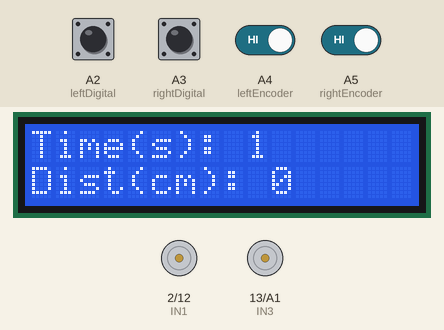
This sketch was run on a simulated Arduino Uno, built with avr-gcc and run on an emulated ATmega328P. Parts: 16×2 character LCD, motor-driver pin pairs drawn as motors (green arrow = first pin HIGH = forward, orange = second pin HIGH = backward, longer = more drive, scaled by the enable pin). Inputs (shaded band) come from the test bench; at power-on: A4 (leftEncoder), A5 (rightEncoder) HIGH, A2 (leftDigital), A3 (rightDigital) LOW.

Above: at 1.2 s.
1.3 s: A2 (leftDigital) pulled HIGH for 0.15 s
At 2.6 s:
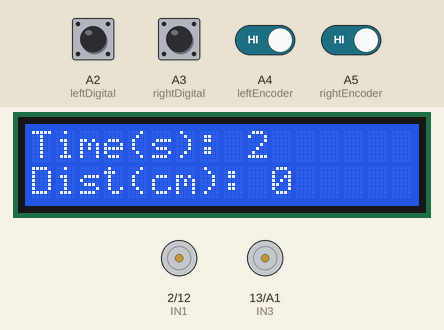
4.4 s: A3 (rightDigital) pulled HIGH for 0.15 s
At 5.8 s:
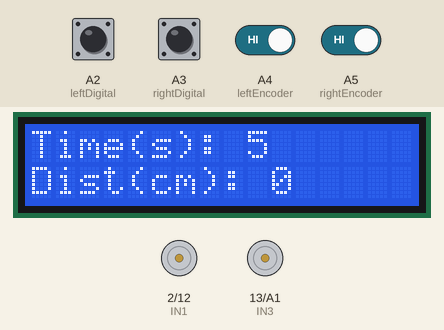
7.5 s: A2 (leftDigital) pulled HIGH for 1 s
At 7.9 s:
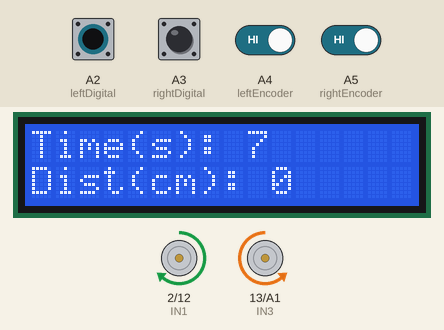
11.5 s: A3 (rightDigital) pulled HIGH for 1 s
At 11.9 s:
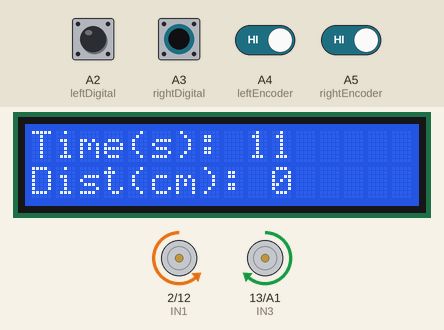
15.5 s: A2 (leftDigital) driven HIGH and A3 (rightDigital) driven HIGH
At 16.8 s:
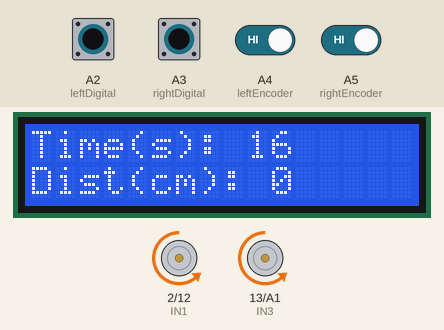
18.5 s: A2 (leftDigital) driven LOW
At 19.8 s:
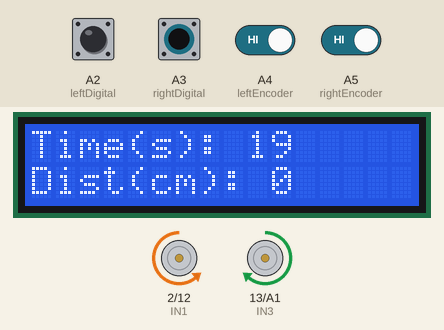
Timing chart, 0 to 21.5 s (numbered marks = the images above; inputs shaded):
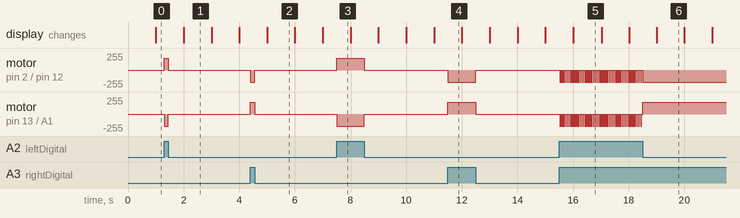

The sketch:

LineFollowingRobot.ino
```cpp
#include <LiquidCrystal.h>

// LCD pins
LiquidCrystal lcd(8, 9, 4, 5, 6, 7);

// Wheel speed constant
double speed = 0.0142857142857;

// Motor pins
int IN1 = 2, IN2 = 12, IN3 = 13, IN4 = A1, ENA = 3, ENB = 11;

// IR line sensors
int leftDigital = A2, rightDigital = A3;

// Encoders
int leftEncoder = A4, rightEncoder = A5;

// Forward pulsing
unsigned long lastPulseTime = 0;
bool motorState = true;
const unsigned long pulseInterval = 25;

float distancePerPulse;

void setup() {
    Serial.begin(9600);
    lcd.begin(16, 2);
    lcd.print("Time(s): ");

    // Arrays for initialization
    int motorPins[] = {IN1, IN2, IN3, IN4, ENA, ENB};
    int irPins[] = {leftDigital, rightDigital};
    int encoderPins[] = {leftEncoder, rightEncoder};

    // Motor pins
    for (int i = 0; i < 6; i++) pinMode(motorPins[i], OUTPUT);

    // IR pins
    for (int i = 0; i < 2; i++) pinMode(irPins[i], INPUT);

    // Encoder pins
    for (int i = 0; i < 2; i++) pinMode(encoderPins[i], INPUT);
}

void loop() {
    unsigned long currentTime = millis();

    lcd.setCursor(9, 0);
    lcd.print(currentTime / 1000);

    int distance = (currentTime * speed) / 1000;
    lcd.setCursor(0, 1);
    lcd.print("Dist(cm): ");
    lcd.setCursor(10, 1);
    lcd.print(distance);

    // Read digital sensors
    int leftDigitalValue = digitalRead(leftDigital);
    int rightDigitalValue = digitalRead(rightDigital);

    int leftEncoderValue = digitalRead(leftEncoder);
    int rightEncoderValue = digitalRead(rightEncoder);


    // Line following logic
    if (leftDigitalValue == 1 && rightDigitalValue == 0) {
        turnRight();
    } else if (leftDigitalValue == 0 && rightDigitalValue == 1) {
        turnLeft();
    } else if (leftDigitalValue == 1 && rightDigitalValue == 1) {
        moveForward(); // pulsed low speed
    } else if (leftDigitalValue == 0 && rightDigitalValue == 0) {
        stop();
    }
}

// Motor functions
void moveForward() {
    unsigned long now = millis();

    // Forward pulsing control
    if (now - lastPulseTime >= pulseInterval) {
        lastPulseTime = now;
        motorState = !motorState;
    }

    if (motorState) {
        analogWrite(ENA, 180);
        analogWrite(ENB, 180);
        digitalWrite(IN1, LOW);
        digitalWrite(IN2, HIGH);
        digitalWrite(IN3, LOW);
        digitalWrite(IN4, HIGH);
    } else {
        analogWrite(ENA, 0);
        analogWrite(ENB, 0);
        digitalWrite(IN1, LOW);
        digitalWrite(IN2, LOW);
        digitalWrite(IN3, LOW);
        digitalWrite(IN4, LOW);
    }
}

void turnLeft() {
    analogWrite(ENA, 180);
    analogWrite(ENB, 180);
    digitalWrite(IN1, LOW);
    digitalWrite(IN2, HIGH);
    digitalWrite(IN3, HIGH);
    digitalWrite(IN4, LOW);
}

void turnRight() {
    analogWrite(ENA, 180);
    analogWrite(ENB, 180);
    digitalWrite(IN1, HIGH);
    digitalWrite(IN2, LOW);
    digitalWrite(IN3, LOW);
    digitalWrite(IN4, HIGH);
}

void stop() {
    analogWrite(ENA, 0);
    analogWrite(ENB, 0);
}
```

Measured:
- after the input at 1.3 s, motor on pin 2 (IN1) / pin 12 (IN2): stopped → forward 180/255 at once, → stopped 0.15 s later; motor on pin 13 (IN3) / A1 (IN4): stopped → backward 180/255 at once, → stopped 0.15 s later
- after the input at 4.4 s, motor on pin 2 (IN1) / pin 12 (IN2): stopped → backward 180/255 at once, → stopped 0.15 s later; motor on pin 13 (IN3) / A1 (IN4): stopped → forward 180/255 at once, → stopped 0.15 s later
- after the input at 7.5 s, motor on pin 2 (IN1) / pin 12 (IN2): stopped → forward 180/255 at once, → stopped 1.0 s later; motor on pin 13 (IN3) / A1 (IN4): stopped → backward 180/255 at once, → stopped 1.0 s later
- after the input at 11.5 s, motor on pin 2 (IN1) / pin 12 (IN2): stopped → backward 180/255 at once, → stopped 1.0 s later; motor on pin 13 (IN3) / A1 (IN4): stopped → forward 180/255 at once, → stopped 1.0 s later
- after the input at 15.5 s, motor on pin 2 (IN1) / pin 12 (IN2), motor on pin 13 (IN3) / A1 (IN4): alternates backward 180/255 for 0.03 s and stopped for 0.03 s, starting at once
- after the input at 18.5 s, motor on pin 2 (IN1) / pin 12 (IN2): stops changing and stays backward 180/255
- what the display in image 1 shows lasts 1.0 s, from 2.0 s to 3.0 s
